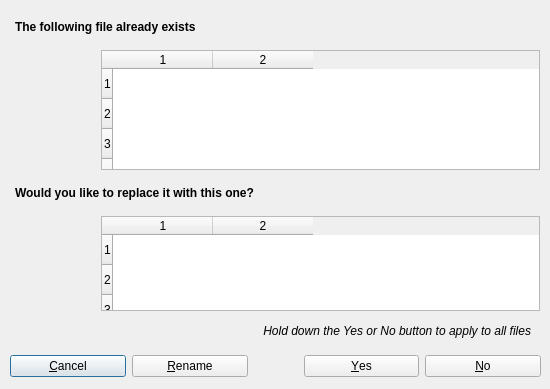
<ui version="4.0" >
 <class>OverwriteDialog</class>
 <widget class="QDialog" name="OverwriteDialog" >
  <property name="windowModality" >
   <enum>Qt::WindowModal</enum>
  </property>
  <property name="geometry" >
   <rect>
    <x>0</x>
    <y>0</y>
    <width>550</width>
    <height>389</height>
   </rect>
  </property>
  <property name="sizePolicy" >
   <sizepolicy vsizetype="Fixed" hsizetype="Fixed" >
    <horstretch>0</horstretch>
    <verstretch>0</verstretch>
   </sizepolicy>
  </property>
  <property name="minimumSize" >
   <size>
    <width>550</width>
    <height>286</height>
   </size>
  </property>
  <property name="maximumSize" >
   <size>
    <width>550</width>
    <height>400</height>
   </size>
  </property>
  <property name="windowTitle" >
   <string>Dialog</string>
  </property>
  <widget class="QWidget" name="horizontalLayoutWidget" >
   <property name="geometry" >
    <rect>
     <x>10</x>
     <y>350</y>
     <width>531</width>
     <height>32</height>
    </rect>
   </property>
   <layout class="QHBoxLayout" name="horizontalLayout_3" >
    <item>
     <widget class="KPushButton" name="cancelButton" >
      <property name="text" >
       <string>&amp;Cancel</string>
      </property>
     </widget>
    </item>
    <item>
     <widget class="KPushButton" name="renameButton" >
      <property name="text" >
       <string>&amp;Rename</string>
      </property>
     </widget>
    </item>
    <item>
     <spacer name="horizontalSpacer_3" >
      <property name="orientation" >
       <enum>Qt::Horizontal</enum>
      </property>
      <property name="sizeType" >
       <enum>QSizePolicy::Maximum</enum>
      </property>
      <property name="sizeHint" stdset="0" >
       <size>
        <width>50</width>
        <height>20</height>
       </size>
      </property>
     </spacer>
    </item>
    <item>
     <widget class="KPushButton" name="yesButton" >
      <property name="text" >
       <string>&amp;Yes</string>
      </property>
      <property name="flat" >
       <bool>false</bool>
      </property>
     </widget>
    </item>
    <item>
     <widget class="KPushButton" name="noButton" >
      <property name="text" >
       <string>&amp;No</string>
      </property>
      <property name="checkable" >
       <bool>false</bool>
      </property>
      <property name="checked" >
       <bool>false</bool>
      </property>
     </widget>
    </item>
   </layout>
  </widget>
  <widget class="QWidget" name="gridLayoutWidget" >
   <property name="geometry" >
    <rect>
     <x>10</x>
     <y>20</y>
     <width>535</width>
     <height>291</height>
    </rect>
   </property>
   <layout class="QGridLayout" name="gridLayout" >
    <item row="2" column="0" >
     <layout class="QHBoxLayout" name="horizontalLayout" >
      <item>
       <widget class="QLabel" name="destIconLabel" >
        <property name="minimumSize" >
         <size>
          <width>60</width>
          <height>60</height>
         </size>
        </property>
        <property name="maximumSize" >
         <size>
          <width>60</width>
          <height>60</height>
         </size>
        </property>
        <property name="toolTip" >
         <string/>
        </property>
        <property name="text" >
         <string/>
        </property>
        <property name="scaledContents" >
         <bool>false</bool>
        </property>
        <property name="openExternalLinks" >
         <bool>false</bool>
        </property>
       </widget>
      </item>
      <item>
       <spacer name="horizontalSpacer" >
        <property name="orientation" >
         <enum>Qt::Horizontal</enum>
        </property>
        <property name="sizeType" >
         <enum>QSizePolicy::Fixed</enum>
        </property>
        <property name="sizeHint" stdset="0" >
         <size>
          <width>20</width>
          <height>20</height>
         </size>
        </property>
       </spacer>
      </item>
      <item>
       <widget class="QTableWidget" name="destDetails" >
        <property name="minimumSize" >
         <size>
          <width>439</width>
          <height>0</height>
         </size>
        </property>
        <property name="maximumSize" >
         <size>
          <width>439</width>
          <height>16777215</height>
         </size>
        </property>
        <property name="font" >
         <font>
          <pointsize>9</pointsize>
         </font>
        </property>
        <property name="frameShape" >
         <enum>QFrame::StyledPanel</enum>
        </property>
        <property name="frameShadow" >
         <enum>QFrame::Sunken</enum>
        </property>
        <property name="verticalScrollBarPolicy" >
         <enum>Qt::ScrollBarAlwaysOff</enum>
        </property>
        <property name="autoScroll" >
         <bool>true</bool>
        </property>
        <property name="autoScrollMargin" >
         <number>5</number>
        </property>
        <property name="editTriggers" >
         <set>QAbstractItemView::NoEditTriggers</set>
        </property>
        <property name="horizontalScrollMode" >
         <enum>QAbstractItemView::ScrollPerPixel</enum>
        </property>
        <property name="showGrid" >
         <bool>false</bool>
        </property>
        <property name="gridStyle" >
         <enum>Qt::DashLine</enum>
        </property>
        <property name="cornerButtonEnabled" >
         <bool>true</bool>
        </property>
        <property name="rowCount" >
         <number>4</number>
        </property>
        <property name="columnCount" >
         <number>2</number>
        </property>
        <row/>
        <row/>
        <row/>
        <row/>
        <column/>
        <column/>
       </widget>
      </item>
     </layout>
    </item>
    <item row="8" column="0" >
     <layout class="QHBoxLayout" name="horizontalLayout_2" >
      <item>
       <widget class="QLabel" name="sourceIconLabel" >
        <property name="minimumSize" >
         <size>
          <width>60</width>
          <height>60</height>
         </size>
        </property>
        <property name="maximumSize" >
         <size>
          <width>60</width>
          <height>60</height>
         </size>
        </property>
        <property name="text" >
         <string/>
        </property>
        <property name="scaledContents" >
         <bool>false</bool>
        </property>
       </widget>
      </item>
      <item>
       <spacer name="horizontalSpacer_2" >
        <property name="orientation" >
         <enum>Qt::Horizontal</enum>
        </property>
        <property name="sizeType" >
         <enum>QSizePolicy::Fixed</enum>
        </property>
        <property name="sizeHint" stdset="0" >
         <size>
          <width>20</width>
          <height>20</height>
         </size>
        </property>
       </spacer>
      </item>
      <item>
       <widget class="QTableWidget" name="sourceDetails" >
        <property name="minimumSize" >
         <size>
          <width>439</width>
          <height>95</height>
         </size>
        </property>
        <property name="maximumSize" >
         <size>
          <width>439</width>
          <height>95</height>
         </size>
        </property>
        <property name="font" >
         <font>
          <pointsize>9</pointsize>
         </font>
        </property>
        <property name="frameShape" >
         <enum>QFrame::StyledPanel</enum>
        </property>
        <property name="frameShadow" >
         <enum>QFrame::Sunken</enum>
        </property>
        <property name="verticalScrollBarPolicy" >
         <enum>Qt::ScrollBarAlwaysOff</enum>
        </property>
        <property name="autoScroll" >
         <bool>true</bool>
        </property>
        <property name="autoScrollMargin" >
         <number>5</number>
        </property>
        <property name="editTriggers" >
         <set>QAbstractItemView::NoEditTriggers</set>
        </property>
        <property name="horizontalScrollMode" >
         <enum>QAbstractItemView::ScrollPerPixel</enum>
        </property>
        <property name="showGrid" >
         <bool>false</bool>
        </property>
        <property name="gridStyle" >
         <enum>Qt::NoPen</enum>
        </property>
        <property name="rowCount" >
         <number>3</number>
        </property>
        <property name="columnCount" >
         <number>2</number>
        </property>
        <row/>
        <row/>
        <row/>
        <column/>
        <column/>
       </widget>
      </item>
     </layout>
    </item>
    <item row="6" column="0" >
     <widget class="QLabel" name="label_3" >
      <property name="font" >
       <font>
        <pointsize>9</pointsize>
        <weight>75</weight>
        <bold>true</bold>
       </font>
      </property>
      <property name="lineWidth" >
       <number>1</number>
      </property>
      <property name="midLineWidth" >
       <number>1</number>
      </property>
      <property name="text" >
       <string>Would you like to replace it with this one?</string>
      </property>
      <property name="scaledContents" >
       <bool>false</bool>
      </property>
      <property name="wordWrap" >
       <bool>false</bool>
      </property>
      <property name="indent" >
       <number>0</number>
      </property>
      <property name="textInteractionFlags" >
       <set>Qt::NoTextInteraction</set>
      </property>
     </widget>
    </item>
    <item row="1" column="0" >
     <spacer name="verticalSpacer" >
      <property name="orientation" >
       <enum>Qt::Vertical</enum>
      </property>
      <property name="sizeType" >
       <enum>QSizePolicy::Fixed</enum>
      </property>
      <property name="sizeHint" stdset="0" >
       <size>
        <width>10</width>
        <height>10</height>
       </size>
      </property>
     </spacer>
    </item>
    <item row="5" column="0" >
     <spacer name="verticalSpacer_2" >
      <property name="orientation" >
       <enum>Qt::Vertical</enum>
      </property>
      <property name="sizeType" >
       <enum>QSizePolicy::Fixed</enum>
      </property>
      <property name="sizeHint" stdset="0" >
       <size>
        <width>20</width>
        <height>10</height>
       </size>
      </property>
     </spacer>
    </item>
    <item row="0" column="0" >
     <widget class="QLabel" name="label" >
      <property name="font" >
       <font>
        <pointsize>9</pointsize>
        <weight>75</weight>
        <bold>true</bold>
       </font>
      </property>
      <property name="text" >
       <string>The following file already exists</string>
      </property>
      <property name="indent" >
       <number>0</number>
      </property>
      <property name="textInteractionFlags" >
       <set>Qt::NoTextInteraction</set>
      </property>
     </widget>
    </item>
    <item row="7" column="0" >
     <spacer name="verticalSpacer_3" >
      <property name="orientation" >
       <enum>Qt::Vertical</enum>
      </property>
      <property name="sizeType" >
       <enum>QSizePolicy::Fixed</enum>
      </property>
      <property name="sizeHint" stdset="0" >
       <size>
        <width>20</width>
        <height>10</height>
       </size>
      </property>
     </spacer>
    </item>
   </layout>
  </widget>
  <widget class="QLabel" name="label_2" >
   <property name="geometry" >
    <rect>
     <x>20</x>
     <y>320</y>
     <width>511</width>
     <height>21</height>
    </rect>
   </property>
   <property name="font" >
    <font>
     <pointsize>9</pointsize>
     <italic>true</italic>
    </font>
   </property>
   <property name="text" >
    <string>Hold down the Yes or No button to apply to all files</string>
   </property>
   <property name="alignment" >
    <set>Qt::AlignRight|Qt::AlignTrailing|Qt::AlignVCenter</set>
   </property>
  </widget>
 </widget>
 <customwidgets>
  <customwidget>
   <class>KPushButton</class>
   <extends>QPushButton</extends>
   <header>kpushbutton.h</header>
  </customwidget>
 </customwidgets>
 <resources/>
 <connections/>
</ui>
